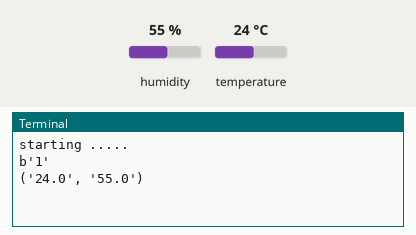
This program was run on a simulated Raspberry Pi (BCM pin numbers). Shown: the last lines printed to the terminal. The inputs (shaded band) are chosen by the test bench; at power-on: humidity 55 %, temperature 24 °C. Requests to the public web service named in the program get a made-up reply in its usual format after 0.4 s (London, UTC, broken clouds, 64 % humidity, 1013 hPa unless stated).

Above: at 1.2 s.
1.3 s: humidity set to 22 %
At 7.8 s:
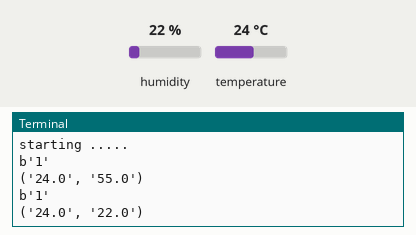
8.1 s: temperature set to 12 °C
At 13.3 s:
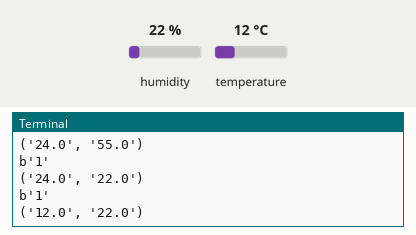
14.9 s: humidity set to 40 %
At 19.9 s:
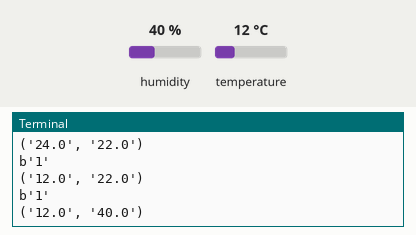
Timing chart, 0 to 21.4 s (numbered marks = the images above; inputs shaded):
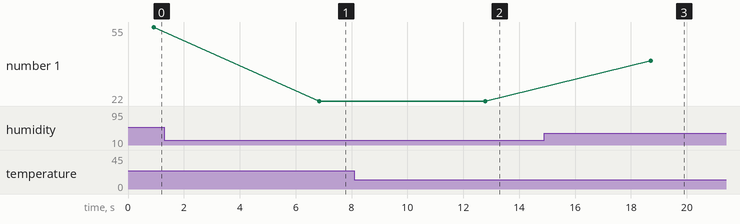

Measured:
- after the input at 1.3 s, the terminal: prints a new line after 5.6 s (image 1)
- after the input at 8.1 s, the terminal: prints a new line after 4.7 s (image 2)
- after the input at 14.9 s, the terminal: prints a new line after 3.8 s (image 3)
- plotted number 1: 55 → 22 after the input at 1.3 s, 22 → 40 after the input at 14.9 s

The program:

iot_prog.py
```python
import sys
import RPi.GPIO as pin
from time import sleep
import Adafruit_DHT
import urllib2
myAPI = "DQPHB4BHRT9B6MJC"

def getSensorData():
	RH, T = Adafruit_DHT.read_retry(Adafruit_DHT.DHT11, 27)
	return (str(RH), str(T) )

def main():
	print 'starting .....'
	baseURL = 'https://api.thingspeak.com/update?api_key=%s'  %myAPI
	while True:
		try:
			RH, T = getSensorData()
			req = urllib2.Request(url = baseURL +"&field1=%s&field2=%s" %(T, RH))
			f = urllib2.urlopen(req)
			print(f.read())
			print(T,RH)
			#f.close()
			sleep(5)
		except:
			print 'exiting.'
			break
#call main
if __name__== '__main__':
	main()
```
